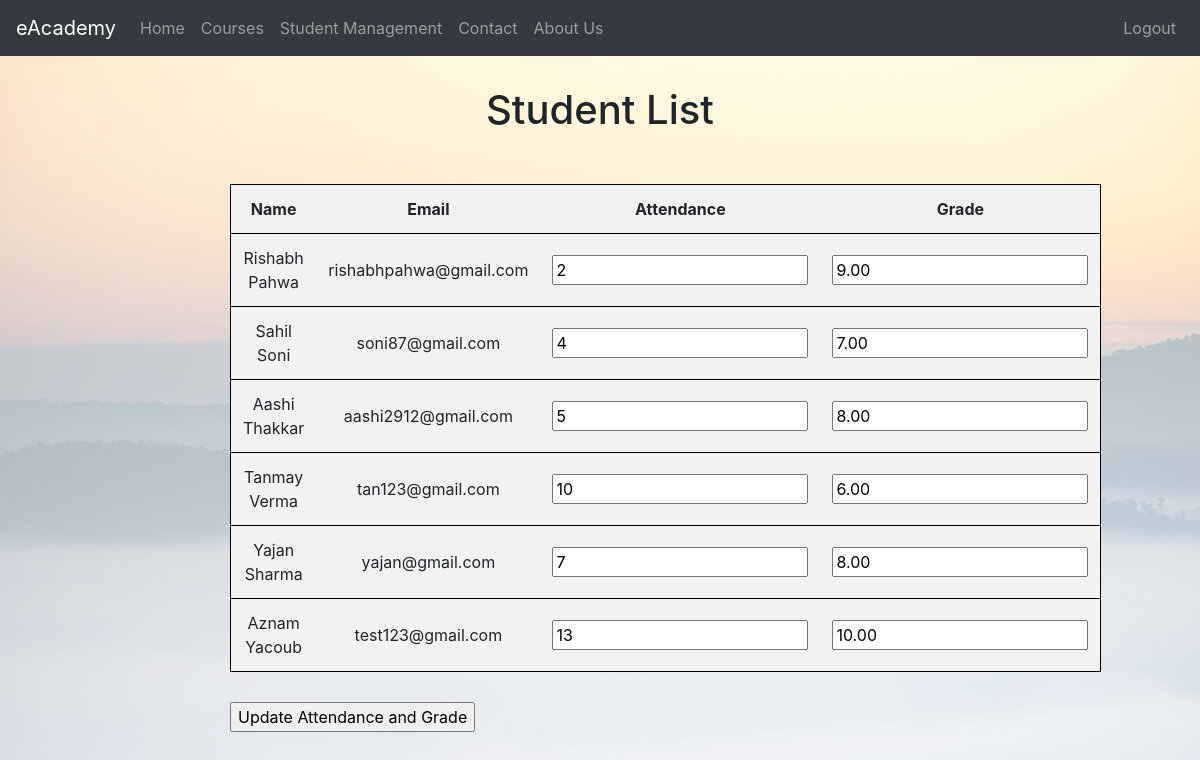
The app's page /student/ (signed in) with its own data.
### eAcademyApp/models.py (models this page shows, shortened)
class UserProfile(models.Model):
    USER_TYPE_CHOICES = [
        ('student', 'Student'),
        ('professor', 'Professor'),
    ]
    user = models.OneToOneField(User, on_delete=models.CASCADE)
    user_type = models.CharField(max_length=10, choices=USER_TYPE_CHOICES, default='student')
    first_name = models.CharField(max_length=100, null=True)
    last_name = models.CharField(max_length=100, null=True)
    email = models.EmailField(unique=True, null=True)
    attendance = models.PositiveIntegerField(default=0)
    grade = models.DecimalField(max_digits=5, decimal_places=2, default=0.0)
    def isteacher(self):
        return self.user_type == 'professor'
    def isstudent(self):
        return self.user_type == 'student'

### eAcademyApp/views.py (the view)
# urls.py: path('student/', views.student_list, name='student_list'),
@login_required
def student_list(request):
    if request.user.userprofile.isteacher():
        students = UserProfile.objects.filter(user__userprofile__user_type='student')
        if request.method == 'POST':
            form = StudentUpdateForm(request.POST, students=students)
            if form.is_valid():
                for student in students:
                    student.attendance = form.cleaned_data[f'attendance_{student.id}']
                    student.grade = form.cleaned_data[f'grade_{student.id}']
                    student.save()
                messages.success(request, 'Your changes has been successfully saved!')
                return redirect('eAcademyApp:student_list')
        else:
            form = StudentUpdateForm(students=students)
        return render(request, 'student_list.html', {'students': students, 'form': form})
    else:
        messages.info(request,'Only instructors are allowed to access this page.')
        return redirect(reverse('eAcademyApp:homepage'))

### eAcademyApp/forms.py
class StudentUpdateForm(forms.Form):
    def __init__(self, *args, **kwargs):
        students = kwargs.pop('students')
        super(StudentUpdateForm, self).__init__(*args, **kwargs)
        for student in students:
            self.fields[f'attendance_{student.id}'] = forms.IntegerField(
                label=f'Attendance for {student.first_name} {student.last_name}',
                initial=student.attendance,
                min_value=0,
            )
            self.fields[f'grade_{student.id}'] = forms.DecimalField(
                label=f'Grade for {student.first_name} {student.last_name}',
                initial=student.grade,
                min_value=0,
                max_value=100,
                decimal_places=2,
            )

### templates/student_list.html (shortened to what this page needs)
{% extends 'base.html' %}
{% load static %}
{% block content %}
<div class="container2">
    <h1>Student List</h1>
    <form method="post">
        <table class="student-table">
            <thead>
                <tr>
                    <th>Name</th>
                    <th>Email</th>
                    <th>Attendance</th>
                    <th>Grade</th>
                </tr>
            </thead>
            <tbody>
                {% for student in students %}
                <tr>
                    <td>{{ student.first_name }} {{ student.last_name }}</td>
                    <td>{{ student.email }}</td>
                    <td><input type="number" name="attendance_{{ student.id }}" value="{{ student.attendance }}"></td>
                    <td><input type="number" name="grade_{{ student.id }}" value="{{ student.grade }}"></td>
                </tr>
                {% endfor %}
            </tbody>
        </table>
        <div class="button-space">
            <input type="submit" value="Update Attendance and Grade">
        </div>
    </form>
</div>
{% endblock %}

### eAcademyApp/static/eAcademyApp/styles.css (style rules this page uses)
body { background-image: url("background.png"); background-size: cover; background-repeat: no-repeat; }
.student-table { width: 100%; border-collapse: collapse; margin-top: 50px; border: 1px solid black; }
.student-table th, .student-table td { padding: 12px; text-align: center; border-bottom: 1px solid black; }
.student-table th { background-color: #f2f2f2; text-align: center; }
h1 { text-align: center; margin-bottom: 20px; }
.button-space { margin-top: 30px; }
.container2 { max-width: 800px; margin: 0 auto; padding: 30px; }
.my-account-table th,td { background-color: #f2f2f2; text-align: center; }

### records on screen
UserProfile: first_name "Rishabh", last_name "Pahwa", email "rishabhpahwa@gmail.com", attendance "2", grade "9.00"
UserProfile: first_name "Sahil", last_name "Soni", email "soni87@gmail.com", attendance "4", grade "7.00"
UserProfile: first_name "Aashi", last_name "Thakkar", email "aashi2912@gmail.com", attendance "5", grade "8.00"
UserProfile: first_name "Tanmay", last_name "Verma", email "tan123@gmail.com", attendance "10", grade "6.00"
UserProfile: first_name "Yajan", last_name "Sharma", email "yajan@gmail.com", attendance "7", grade "8.00"
UserProfile: first_name "Aznam", last_name "Yacoub", email "test123@gmail.com", attendance "13", grade "10.00"
